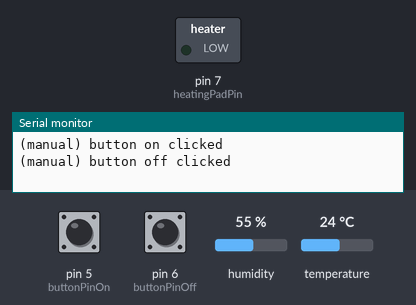
Simulated run of this sketch. Board: Arduino Uno, built with avr-gcc and run on an emulated ATmega328P. Shown: switched loads named in the sketch (green lamp = pin HIGH), the last lines printed to the serial monitor. Inputs (shaded band) come from the test bench; at power-on: temperature 24 °C, pin 6 (buttonPinOff) HIGH, pin 5 (buttonPinOn) HIGH, humidity 55 %.

Above: at 1.2 s.
1.3 s: temperature set to 9 °C
At 3.6 s:
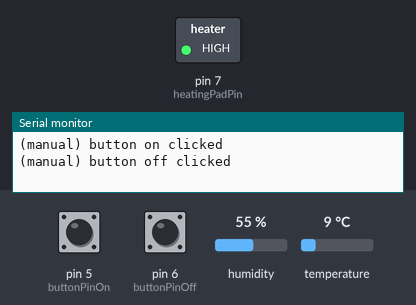
4.7 s: temperature set to 12 °C
12.6 s: pin 6 (buttonPinOff) pulled LOW for 3.2 s
Timing chart, 0 to 23.3 s (numbered marks = the images above; inputs shaded):
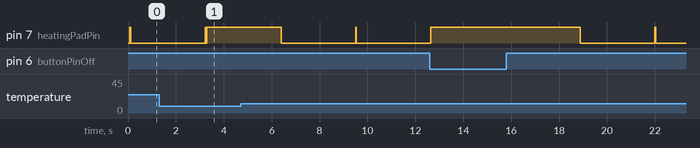

The sketch:

mediaProj_slave2_floorheating.ino
```cpp
#include <LCD.h>
#include <LiquidCrystal_I2C.h>
#include <Wire.h>
#include <DHT11.h>
#define SLAVE 2

int received[4] = {0,0,0,0};

//LiquidCrystal_I2C lcd(0x27, 2, 1, 0, 4, 5, 6, 7, 3, POSITIVE);

int pin=2;            //temperature and humidity sensor
DHT11 dht11(pin);
const int buttonPinOn = 5; //heating on button
const int buttonPinOff = 6; //heatin off button
const int heatingPadPin = 7; //heating pad

const int heatingPadTempMin = 10; //최저 온도
const int heatingPadTempMax = 70; //최고 온도

int tempTemp = 0; //임시 온도 변수
int tempSetted = 70; //사용자가 세팅한 온도

float tempCurrent, humiCurrent;
float floorTempHumi[]={0,0};

void setup() {
  //lcd.begin(16,2); // sixteen characters across - 2 lines
  //lcd.backlight();

  // Wire 라이브러리 초기화(슬레이브)
  Wire.begin(SLAVE);
  // 마스터로부터 데이터를 받을 때
  Wire.onReceive(receiveFromMaster);
  // 마스터의 데이터 전송 요구가 있을 때 처리할 함수 등록
  Wire.onRequest(sendToMaster);

  pinMode(buttonPinOn, INPUT_PULLUP);
  pinMode(buttonPinOff, INPUT_PULLUP);
  pinMode(heatingPadPin, OUTPUT);

  Serial.begin(9600);
}

void loop () {
  /*lcd.print("TEMP : ");
  lcd.print(temp);
  lcd.print(" C");
  lcd.setCursor(0,1);
  lcd.print("HUMI : ");
  lcd.print(humi);
  lcd.print(" %");
  lcd.clear();*/

  dht11.read(humiCurrent, tempCurrent);
  floorTempHumi[0] = tempCurrent;
  floorTempHumi[1] = humiCurrent;

  Serial.print("Humidity(%): ");
  Serial.print(floorTempHumi[0],2);
  Serial.print('\t');
  Serial.print("Temperature :");
  Serial.print(floorTempHumi[1],2);
  Serial.print("\t");
  Serial.print("Setted  :");
  Serial.print(tempSetted);
  Serial.print("\t");
  Serial.print("Temp  :");
  Serial.println(tempTemp);

  Serial.print("Head :");
  Serial.print(received[0]);
  Serial.print("\t");
  Serial.print("Center :");
  Serial.print(received[1]);
  Serial.print("\t");
  Serial.print("Bottom :");
  Serial.print(received[2]);
  Serial.print("\t");
  Serial.print("Mode (0:manual / 1:auto) : ");
  Serial.print(received[3]);
    Serial.println("\n");

  if(received[3]==0){ //수동 모드 일때
    if(digitalRead(buttonPinOn) == HIGH){
      digitalWrite(heatingPadPin, HIGH);
      Serial.println("(manual) button on clicked");
      tempTemp = tempSetted;
      adjustForFloorHeating();
    }
    if(digitalRead(buttonPinOff) == HIGH){
      digitalWrite(heatingPadPin, LOW);
      Serial.println("(manual) button off clicked");
      tempTemp = heatingPadTempMin;
      adjustForFloorHeating();
    }
  } else if(received[3]==1){ //자동 모드 일때
    if (received[0]>20 || received[1]>20 || received[2]>20) {
      digitalWrite(heatingPadPin, HIGH);
      Serial.println("(auto) start to heat up");
      tempTemp = heatingPadTempMax;
    } else if (received[0]<=20 && received[1]<=20 && received[2]<=20){
      digitalWrite(heatingPadPin, LOW);
      Serial.println("(auto) start to cool down");
      tempTemp = heatingPadTempMin;
    }
    //adjustForFloorHeating();
  }

  delay(3000);
}

//master(매트 압력)으로부터 현재 사용자 모드(자동/수도)와 여부 데이터를 받는다
void receiveFromMaster(int receivedData) {
  char temp[4];
  for (int i = 0 ; i < receivedData ; i++) {
    // 수신 버퍼 읽기
    temp[i] = Wire.read();
    received[i] = temp[i];
  }
}

//지속적으로 온도를 사용자가 세팅한 온도로 맞춰준다
void adjustForFloorHeating() {
  if( tempCurrent <= tempTemp ){
    digitalWrite(heatingPadPin, HIGH);
  } else if( tempCurrent > tempTemp ){
    digitalWrite(heatingPadPin, LOW);
  }
  delay(1);
}

//현재 측정되는 매트 온도를 내보낸다.
void sendToMaster() {
  uint8_t Buffer[2];
  Buffer[0] = floorTempHumi[0];
  Buffer[1] = floorTempHumi[1];
  Wire.write(Buffer,2);
}
```
